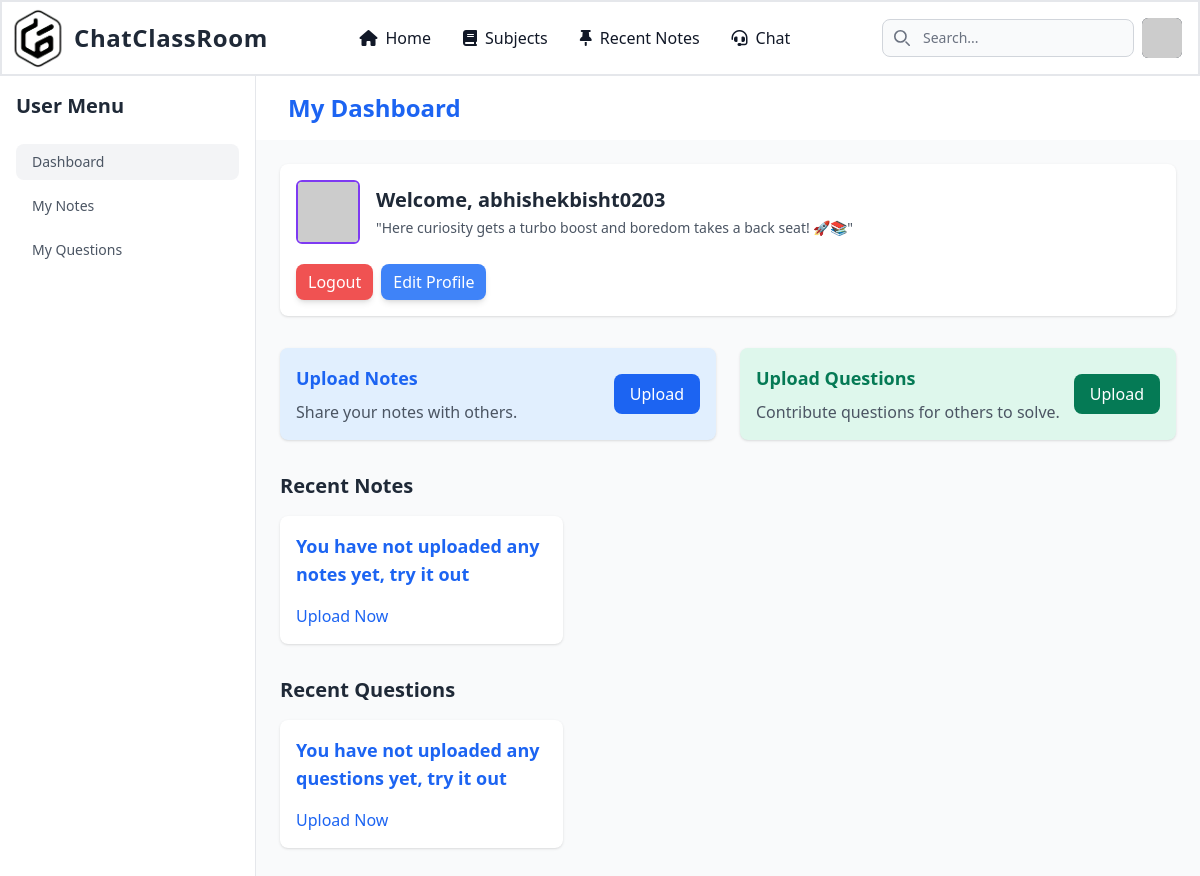
/dashboard/ (signed in), run on an earlier commit of the app's database.
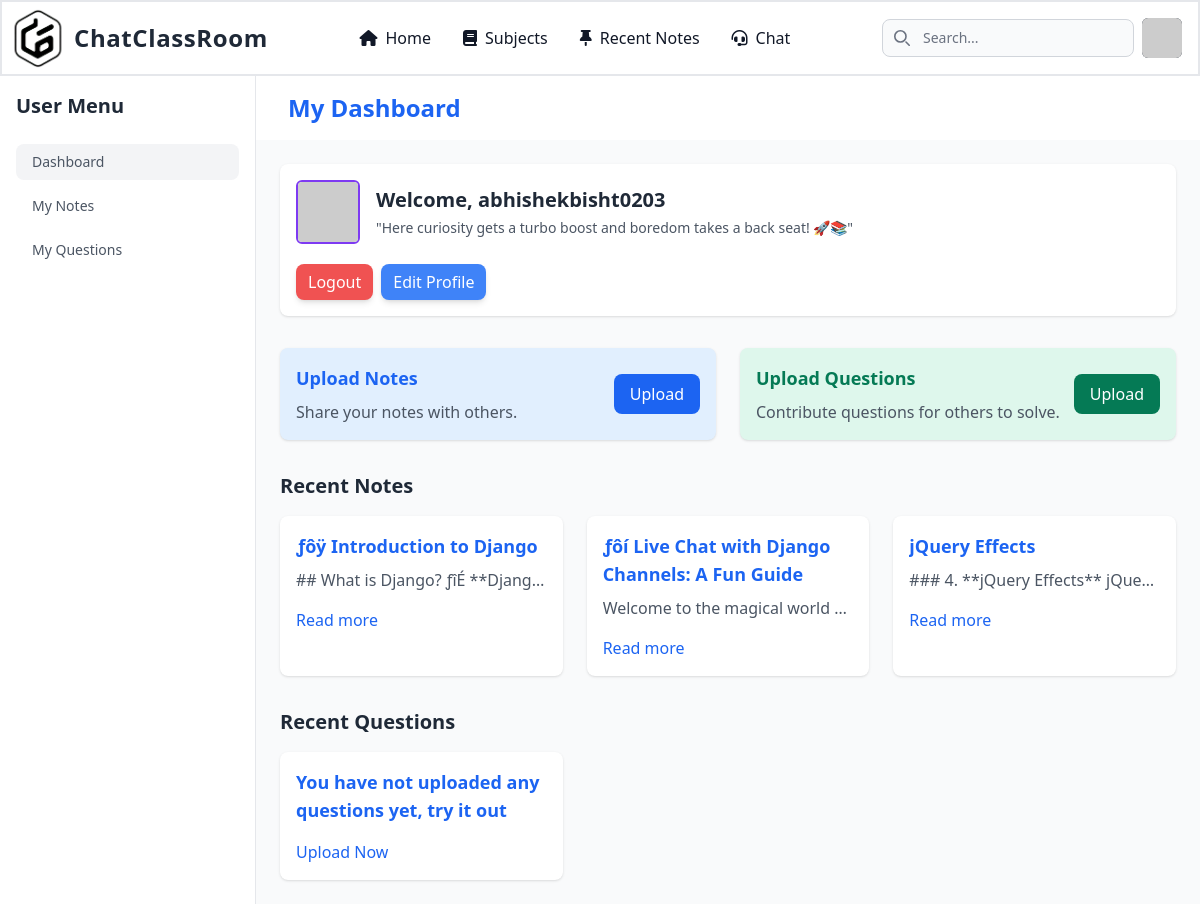
And on a later commit of the database.
### main/models.py (models this page shows, shortened)
class Note(models.Model):
    topics = models.ManyToManyField(Topic, related_name='notes')
    title = models.CharField(max_length=255)
    content = models.TextField()
    uploaded_by = models.ForeignKey(User, on_delete=models.CASCADE, related_name='uploaded_notes')
    created_at = models.DateTimeField(auto_now_add=True)
    auto_slug = AutoSlugField(populate_from='title', unique=True, blank=True, max_length=255)

### main/views.py (the view)
# urls.py: path('dashboard/', views.dashboard, name='dashboard'),
def dashboard(request):
    notes = Note.objects.filter(uploaded_by = request.user)
    questions = Question.objects.filter(added_by = request.user)
    return render(request, 'dashboard.html', {"notes":notes, "questions": questions})

### main/templates/dashboard.html (shortened to what this page needs)
{% extends 'base.html' %}
{% load static %}
{% block content %}
<div class="min-h-screen bg-gray-100 flex flex-col">
  <nav class="bg-white shadow md:ml-64">
    <div class="max-w-7xl mx-auto px-4 sm:px-6 lg:px-8">
      <div class="flex items-center justify-between h-16">
        <div class="flex items-center">
          <a href="#" class="text-2xl font-semibold text-blue-600">My Dashboard</a>
        </div>
      </div>
    </div>
  </nav>
  <div id="sidebar"
    class="fixed top-0 inset-y-0 left-0 w-64 h-full bg-white border-r border-gray-200 z-30 transform -translate-x-full md:translate-x-0 transition-transform duration-200 ease-in-out md:inset-auto md:flex md:flex-col md:w-64">
    <div class="h-full flex flex-col p-4">
      <h2 class="text-xl font-semibold text-gray-800 mb-4">User Menu</h2>
      <nav class="flex-grow">
        <a href="#"
          class="block px-4 py-2 mt-2 text-sm font-medium text-gray-600 bg-gray-100 rounded-lg hover:bg-gray-200">
          Dashboard
        </a>
        <a href="#" class="block px-4 py-2 mt-2 text-sm font-medium text-gray-600 rounded-lg hover:bg-gray-200">
          My Notes
        </a>
        <a href="#" class="block px-4 py-2 mt-2 text-sm font-medium text-gray-600 rounded-lg hover:bg-gray-200">
          My Questions
        </a>
      </nav>
    </div>
  </div>
  <div class="flex-grow p-6 bg-gray-50 md:ml-64">
    <div class="max-w-7xl mx-auto">
      <div class="bg-white p-4 rounded-lg shadow flex flex-col gap-5">
        <div class="flex items-center md:w-[80%]">
          {% if request.user.userprofile.pfp %}
          <img class="h-16 w-16 border-2 border-purple-600 rounded-md object-cover"
            src="{{ request.user.userprofile.pfp.url }}" alt="User Avatar">
          {% else %}
          <img class="h-16 w-16 border-2 border-purple-600 rounded-md object-cover"
            src="https://api.dicebear.com/9.x/adventurer-neutral/svg?seed={{ user.username }}" alt="User Avatar">
          {% endif %}
          <div class="ml-4">
            <h2 class="text-xl font-semibold text-gray-800">Welcome, {{ request.user.username }}</h2>
            {% if request.user.userprofile.bio %}
            <p class="mt-1 text-sm text-gray-600 hidden md:block">{{ request.user.userprofile.bio }}</p>
            {% else %}
            <p class="mt-1 text-sm text-gray-600 hidden md:block">"Here curiosity gets a turbo boost and boredom takes a
              back seat! 🚀📚"</p>
            {% endif %}
          </div>
        </div>
        <div class="flex gap-2 mt-4 md:mt-0 md:w-auto">
          <a href="{% url 'account_logout' %}"
            class="bg-red-500 text-white px-3 py-1.5 rounded-lg hover:bg-red-600 transition duration-300 shadow-md text-sm md:text-base">
            Logout
          </a>
          <a href="{% url 'edit_profile' %}"
            class="bg-blue-500 text-white px-3 py-1.5 rounded-lg hover:bg-blue-600 transition duration-300 shadow-md text-sm md:text-base">
            Edit Profile
          </a>
        </div>
      </div>
      <div class="mt-8 grid grid-cols-1 md:grid-cols-2 gap-6">
        <div class="bg-blue-100 p-4 rounded-lg shadow flex items-center justify-between">
          <div>
            <h4 class="font-semibold text-lg text-blue-600">Upload Notes</h4>
            <p class="mt-2 text-gray-600">Share your notes with others.</p>
          </div>
          <a href="{% url 'create_note' %}"
            class="bg-blue-600 text-white px-4 py-2 rounded-lg hover:bg-blue-700">Upload</a>
        </div>
        <div class="bg-green-100 p-4 rounded-lg shadow flex items-center justify-between">
          <div>
            <h4 class="font-semibold text-lg text-green-600">Upload Questions</h4>
            <p class="mt-2 text-gray-600">Contribute questions for others to solve.</p>
          </div>
          <a href="{% url 'create_question' %}"
            class="bg-green-600 text-white px-4 py-2 rounded-lg hover:bg-green-700">Upload</a>
        </div>
      </div>
      <div class="mt-8">
        <h3 class="text-xl font-semibold text-gray-800">Recent Notes</h3>
        <div class="mt-4 grid grid-cols-1 md:grid-cols-2 lg:grid-cols-3 gap-6">
           {% if notes %}
           {% for note in notes|slice:3 %}
          <div class="bg-white p-4 rounded-lg shadow">
            <h4 class="font-semibold text-lg text-blue-600 line-clamp-2">{{note.title}}</h4>
            <p class="mt-2 text-gray-600 truncate">{{note.content}}</p>
            <a href="#" class="mt-4 inline-block text-blue-600 hover:underline">Read more</a>
          </div>
          {% endfor %}
          {% else %}
          <div class="bg-white p-4 rounded-lg shadow">
            <h4 class="font-semibold text-lg text-blue-600">You have not uploaded any notes yet, try it out</h4>
            <a href="{% url 'create_note' %}" class="mt-4 inline-block text-blue-600 hover:underline">Upload Now</a>
          </div>
          {% endif %}
        </div>
      </div>
      <div class="mt-8">
        <h3 class="text-xl font-semibold text-gray-800">Recent Questions</h3>
        <div class="mt-4 grid grid-cols-1 md:grid-cols-2 lg:grid-cols-3 gap-6">
          {% if questions %}
           {% for question in questions|slice:3 %}
          <div class="bg-white p-4 rounded-lg shadow">
            <h4 class="font-semibold text-lg text-blue-600 line-clamp-2">{{question.title}}</h4>
            <p class="mt-2 text-gray-600 truncate">{{question.content}}</p>
            <a href="#" class="mt-4 inline-block text-blue-600 hover:underline">Read more</a>
          </div>
          {% endfor %}
          {% else %}
          <div class="bg-white p-4 rounded-lg shadow">
            <h4 class="font-semibold text-lg text-blue-600">You have not uploaded any questions yet, try it out</h4>
            <a href="{% url 'create_question' %}" class="mt-4 inline-block text-blue-600 hover:underline">Upload Now</a>
          </div>
          {% endif %}
        </div>
      </div>
    </div>
  </div>
</div>
{% endblock %}

### main/templates/base.html (shortened to what this page needs)
{% load static %}
<!DOCTYPE html>
<html lang="en" class="scroll-smooth">
  <head>
    <link rel="stylesheet" href="{% static 'src/output.css' %}" />
    <link
      rel="stylesheet"
      href="https://cdnjs.cloudflare.com/ajax/libs/highlight.js/11.9.0/styles/github-dark.min.css"
    />
    <link
      rel="stylesheet"
      href="https://cdnjs.cloudflare.com/ajax/libs/font-awesome/6.6.0/css/all.min.css"
    />
    <link
      href="https://cdn.jsdelivr.net/npm/select2@4.1.0-rc.0/dist/css/select2.min.css"
      rel="stylesheet"
    />
  </head>
  <body class="">
    {% include "navbar.html" %}
    <main class="max-w-full h-full rounded-lg">
      {% block content %}{% endblock %}
    </main>
  </body>
</html>

### main/templates/navbar.html (shortened to what this page needs)
{% load static %}
<nav class="sticky w-full z-20 top-0 start-0 bg-white border-2 border-gray-200">
    <div class="max-w-screen-xl flex flex-wrap items-center justify-between mx-auto p-4">
        <a href="{% url 'home' %}" class="flex flex-row items-center justify-center gap-4">
            <img src="{% static 'images/logo.png' %}" alt="" class="h-10 w-10 scale-[1.5]" />
            <span class="text-xl lg:text-2xl text-gray-800 font-extrabold tracking-wide hidden md:block">
                ChatClassRoom
            </span>
        </a>
        <div class="flex items-center md:order-2">
            <div class="relative hidden md:block">
                <div class="absolute inset-y-0 start-0 flex items-center ps-3 pointer-events-none">
                </div>
                <input type="text" id="search-navbar"
                    class="block w-full p-2 ps-10 text-sm text-gray-900 border border-gray-300 rounded-lg bg-gray-50 focus:ring-blue-500 focus:border-blue-500"
                    placeholder="Search..." oninput="search(this.value)">
            </div>
            {% if request.user.is_authenticated %}
            <button type="button" class="flex text-sm bg-gray-800 rounded-md ms-2" id="user-menu-button"
                aria-expanded="false" data-dropdown-toggle="user-dropdown" data-dropdown-placement="bottom">
                {% if request.user.userprofile.pfp %}
                <img class="w-10 h-10 rounded-md" src="{{ request.user.userprofile.pfp.url }}" alt="user photo">
                {% else %}
                <img class="w-10 h-10 rounded-md"
                    src="https://api.dicebear.com/9.x/adventurer-neutral/svg?seed={{ user.username }}" alt="user photo">
                {% endif %}
            </button>
            {% endif %}
        </div>
        <div class="items-center justify-between hidden w-full md:flex md:w-auto md:order-1" id="navbar-search">
            <ul
                class="flex flex-col p-4 md:p-0 mt-4 font-medium border border-gray-100 rounded-lg bg-gray-50 md:space-x-8 rtl:space-x-reverse md:flex-row md:mt-0 md:border-0 md:bg-white">
                <li>
                    <a href="{% url 'home' %}"
                        class="flex items-center gap-2 py-2 px-3 {% if request.resolver_match.url_name == 'home' %}text-blue-700{% else %}text-gray-900 hover:text-blue-700{% endif %} rounded hover:bg-gray-100 md:hover:bg-transparent md:p-0">
                        <span><i class="fa-solid fa-house"></i></span><span>Home</span>
                    </a>
                </li>
                <li>
                    <a href="{% url 'subjects' %}"
                        class="flex items-center gap-2 py-2 px-3 {% if request.resolver_match.url_name == 'subjects' %}text-blue-700{% else %}text-gray-900 hover:text-blue-700{% endif %} rounded hover:bg-gray-100 md:hover:bg-transparent md:p-0">
                        <span><i class="fa-solid fa-book"></i></span><span>Subjects</span>
                    </a>
                </li>
                <li>
                    <a href="{% url 'recent_notes' %}"
                        class="flex items-center gap-2 py-2 px-3 {% if request.resolver_match.url_name == 'recent' %}text-blue-700{% else %}text-gray-900 hover:text-blue-700{% endif %} rounded hover:bg-gray-100 md:hover:bg-transparent md:p-0">
                        <span><i class="fa-solid fa-thumbtack"></i></span><span>Recent Notes</span>
                    </a>
                </li>
                {% if request.user.is_authenticated %}
                <li>
                    <a href="{% url 'users' %}"
                        class="flex items-center gap-2 py-2 px-3 text-gray-900 rounded hover:bg-gray-100 md:hover:bg-transparent md:hover:text-blue-700 md:p-0">
                        <span><i class="fa-solid fa-headset"></i></span><span>Chat</span>
                    </a>
                </li>
                {% endif %}
            </ul>
        </div>
    </div>
</nav>

What changed in the data, as far as the page shows it:
now on this page (row edited): Note: title "­ƒôÿ Introduction to Django", content "## What is Django? ­ƒîÉ **Djang…"
now on this page (row edited): Note: title "­ƒôí Live Chat with Django Channels: A Fun Guide", content "Welcome to the magical world…"
now on this page (row edited): Note: title "jQuery Effects", content "### 4. **jQuery Effects** jQue…"
Also different on the page:
text no longer shown: "You have not uploaded any notes yet, try it out Upload Now"
